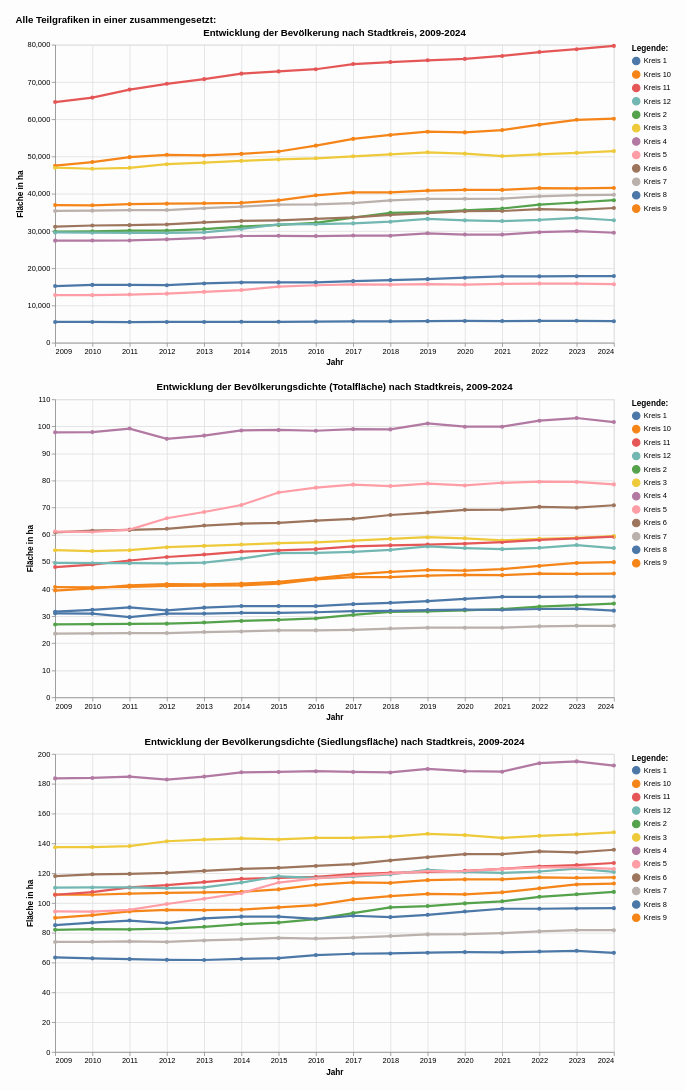

Source (notebook cell):
### Markdown cell above
##### Kombinierte Grafik in Altair

### Code cell
# Kombiniere die Grafiken horizontal
top_row = alt.hconcat(grafik1, grafik2)
#combined_chart = alt.vconcat(top_row,grafik3)
combined_chart = alt.vconcat(grafik1, grafik2, grafik3, spacing=20)

# Optional: Füge einen Titel für die gesamte Grafik hinzu
final_chart = combined_chart.properties(
    title="Alle Teilgrafiken in einer zusammengesetzt:    ",  
    background="#FDFDFD",
    padding={"left": 20, "top": 20, "right": 20, "bottom": 20},
    autosize={"type": "fit", "contains": "padding"}
)
#Legenden nicht zusammenfügen
final_chart = final_chart.resolve_scale(
    color='independent',
    shape='independent',
    size='independent'
)

# Zeigen Sie die Grafik an
final_chart

### Figure 1 — Vega-Lite specification as saved in the notebook (floating-point values rounded to 4 significant figures; data arrays with more than 128 entries replaced by an {"elided": "..."} marker saying what was removed)
{"config": {"view": {"continuousWidth": 300, "continuousHeight": 300}}, "vconcat": [{"layer": [{"mark": {"type": "circle"}, "encoding": {"color": {"field": "RaumLang", "legend": {"orient": "right", "title": "Legende:"}, "type": "nominal"}, "opacity": {"value": 1.3}, "tooltip": [{"field": "StichtagDatJahr", "type": "temporal"}, {"field": "RaumLang", "type": "nominal"}, {"field": "AnzBestWir", "type": "quantitative"}], "x": {"axis": {"title": "Jahr"}, "field": "StichtagDatJahr", "type": "temporal"}, "y": {"axis": {"title": "Fläche in ha"}, "field": "AnzBestWir", "type": "quantitative"}}, "name": "view_1", "title": "Entwicklung der Bevölkerung nach Stadtkreis, 2009-2024"}, {"mark": {"type": "line"}, "encoding": {"color": {"field": "RaumLang", "legend": {"orient": "right", "title": "Legende:"}, "type": "nominal"}, "size": {"condition": {"test": {"not": {"param": "param_1"}}, "value": 1.2}, "value": 3}, "tooltip": [{"field": "StichtagDatJahr", "type": "temporal"}, {"field": "RaumLang", "type": "nominal"}, {"field": "AnzBestWir", "type": "quantitative"}], "x": {"axis": {"title": "Jahr"}, "field": "StichtagDatJahr", "type": "temporal"}, "y": {"axis": {"title": "Fläche in ha"}, "field": "AnzBestWir", "type": "quantitative"}}, "title": "Entwicklung der Bevölkerung nach Stadtkreis, 2009-2024"}], "data": {"name": "data-6483a9445be601023dbbf13e2bb5d0cc"}, "height": 400, "width": 750}, {"layer": [{"mark": {"type": "circle"}, "encoding": {"color": {"field": "RaumLang", "legend": {"orient": "right", "title": "Legende:"}, "type": "nominal"}, "opacity": {"value": 1.3}, "tooltip": [{"field": "StichtagDatJahr", "type": "temporal"}, {"field": "RaumLang", "type": "nominal"}, {"field": "DichteT", "type": "quantitative"}], "x": {"axis": {"title": "Jahr"}, "field": "StichtagDatJahr", "type": "temporal"}, "y": {"axis": {"title": "Fläche in ha"}, "field": "DichteT", "type": "quantitative"}}, "name": "view_2", "title": "Entwicklung der Bevölkerungsdichte (Totalfläche) nach Stadtkreis, 2009-2024"}, {"mark": {"type": "line"}, "encoding": {"color": {"field": "RaumLang", "legend": {"orient": "right", "title": "Legende:"}, "type": "nominal"}, "size": {"condition": {"test": {"not": {"param": "param_2"}}, "value": 1.2}, "value": 3}, "tooltip": [{"field": "StichtagDatJahr", "type": "temporal"}, {"field": "RaumLang", "type": "nominal"}, {"field": "DichteT", "type": "quantitative"}], "x": {"axis": {"title": "Jahr"}, "field": "StichtagDatJahr", "type": "temporal"}, "y": {"axis": {"title": "Fläche in ha"}, "field": "DichteT", "type": "quantitative"}}, "title": "Entwicklung der Bevölkerungsdichte (Totalfläche) nach Stadtkreis, 2009-2024"}], "data": {"name": "data-6483a9445be601023dbbf13e2bb5d0cc"}, "height": 400, "width": 750}, {"layer": [{"mark": {"type": "circle"}, "encoding": {"color": {"field": "RaumLang", "legend": {"orient": "right", "title": "Legende:"}, "type": "nominal"}, "opacity": {"value": 1.3}, "tooltip": [{"field": "StichtagDatJahr", "type": "temporal"}, {"field": "RaumLang", "type": "nominal"}, {"field": "DichteS", "type": "quantitative"}], "x": {"axis": {"title": "Jahr"}, "field": "StichtagDatJahr", "type": "temporal"}, "y": {"axis": {"title": "Fläche in ha"}, "field": "DichteS", "type": "quantitative"}}, "name": "view_3", "title": "Entwicklung der Bevölkerungsdichte (Siedlungsfläche) nach Stadtkreis, 2009-2024"}, {"mark": {"type": "line"}, "encoding": {"color": {"field": "RaumLang", "legend": {"orient": "right", "title": "Legende:"}, "type": "nominal"}, "size": {"condition": {"test": {"not": {"param": "param_3"}}, "value": 1.2}, "value": 3}, "tooltip": [{"field": "StichtagDatJahr", "type": "temporal"}, {"field": "RaumLang", "type": "nominal"}, {"field": "DichteS", "type": "quantitative"}], "x": {"axis": {"title": "Jahr"}, "field": "StichtagDatJahr", "type": "temporal"}, "y": {"axis": {"title": "Fläche in ha"}, "field": "DichteS", "type": "quantitative"}}, "title": "Entwicklung der Bevölkerungsdichte (Siedlungsfläche) nach Stadtkreis, 2009-2024"}], "data": {"name": "data-6483a9445be601023dbbf13e2bb5d0cc"}, "height": 400, "width": 750}], "autosize": {"type": "fit", "contains": "padding"}, "background": "#FDFDFD", "padding": {"left": 20, "top": 20, "right": 20, "bottom": 20}, "params": [{"name": "param_1", "select": {"type": "point", "fields": ["RaumLang:N"], "nearest": true, "on": "pointerover"}, "views": ["view_1"]}, {"name": "param_2", "select": {"type": "point", "fields": ["RaumLang:N"], "nearest": true, "on": "pointerover"}, "views": ["view_2"]}, {"name": "param_3", "select": {"type": "point", "fields": ["RaumLang:N"], "nearest": true, "on": "pointerover"}, "views": ["view_3"]}], "resolve": {"scale": {"color": "independent", "shape": "independent", "size": "independent"}}, "spacing": 20, "title": "Alle Teilgrafiken in einer zusammengesetzt:    ", "$schema": "https://vega.github.io/schema/vega-lite/v5.8.0.json", "datasets": {"data-6483a9445be601023dbbf13e2bb5d0cc": {"elided": "192 records"}}}
